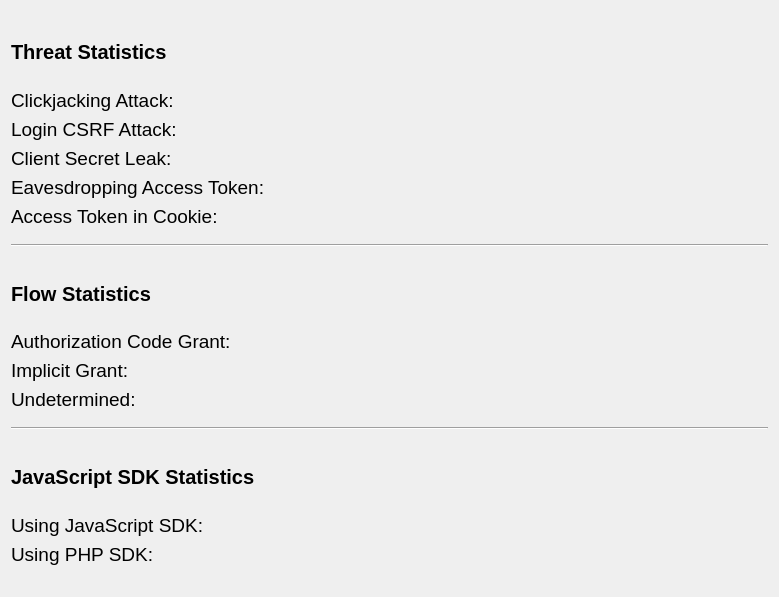
<?xml version="1.0" encoding="UTF-8"?>
<ui version="4.0">
 <class>AnalyzationStatistics</class>
 <widget class="QDialog" name="AnalyzationStatistics">
  <property name="geometry">
   <rect>
    <x>0</x>
    <y>0</y>
    <width>779</width>
    <height>597</height>
   </rect>
  </property>
  <property name="windowTitle">
   <string>Analyzation Statistics</string>
  </property>
  <layout class="QGridLayout" name="gridLayout">
   <item row="0" column="0">
    <layout class="QVBoxLayout" name="verticalLayout_4">
     <item>
      <spacer name="verticalSpacer_6">
       <property name="orientation">
        <enum>Qt::Vertical</enum>
       </property>
       <property name="sizeType">
        <enum>QSizePolicy::Fixed</enum>
       </property>
       <property name="sizeHint" stdset="0">
        <size>
         <width>20</width>
         <height>10</height>
        </size>
       </property>
      </spacer>
     </item>
     <item>
      <widget class="QLabel" name="labelThreatStatistics">
       <property name="sizePolicy">
        <sizepolicy hsizetype="Preferred" vsizetype="Preferred">
         <horstretch>0</horstretch>
         <verstretch>0</verstretch>
        </sizepolicy>
       </property>
       <property name="font">
        <font>
         <family>Ubuntu</family>
         <pointsize>15</pointsize>
         <weight>75</weight>
         <bold>true</bold>
        </font>
       </property>
       <property name="text">
        <string>Threat Statistics</string>
       </property>
      </widget>
     </item>
     <item>
      <layout class="QVBoxLayout" name="verticalLayout_3">
       <item>
        <layout class="QHBoxLayout" name="horizontalLayout_8">
         <item>
          <widget class="QLabel" name="labelDescriptionClickjacking">
           <property name="font">
            <font>
             <pointsize>14</pointsize>
            </font>
           </property>
           <property name="text">
            <string>Clickjacking Attack:</string>
           </property>
          </widget>
         </item>
         <item>
          <spacer name="horizontalSpacer_7">
           <property name="orientation">
            <enum>Qt::Horizontal</enum>
           </property>
           <property name="sizeType">
            <enum>QSizePolicy::Fixed</enum>
           </property>
           <property name="sizeHint" stdset="0">
            <size>
             <width>93</width>
             <height>20</height>
            </size>
           </property>
          </spacer>
         </item>
         <item>
          <widget class="QLabel" name="labelStatT1">
           <property name="sizePolicy">
            <sizepolicy hsizetype="MinimumExpanding" vsizetype="Fixed">
             <horstretch>0</horstretch>
             <verstretch>0</verstretch>
            </sizepolicy>
           </property>
           <property name="font">
            <font>
             <family>Ubuntu</family>
             <pointsize>12</pointsize>
            </font>
           </property>
           <property name="text">
            <string/>
           </property>
          </widget>
         </item>
        </layout>
       </item>
       <item>
        <layout class="QHBoxLayout" name="horizontalLayout_9">
         <item>
          <widget class="QLabel" name="labelDescriptionCsrf">
           <property name="font">
            <font>
             <pointsize>14</pointsize>
            </font>
           </property>
           <property name="text">
            <string>Login CSRF Attack:</string>
           </property>
          </widget>
         </item>
         <item>
          <spacer name="horizontalSpacer_6">
           <property name="orientation">
            <enum>Qt::Horizontal</enum>
           </property>
           <property name="sizeType">
            <enum>QSizePolicy::Fixed</enum>
           </property>
           <property name="sizeHint" stdset="0">
            <size>
             <width>98</width>
             <height>20</height>
            </size>
           </property>
          </spacer>
         </item>
         <item>
          <widget class="QLabel" name="labelStatT2">
           <property name="sizePolicy">
            <sizepolicy hsizetype="MinimumExpanding" vsizetype="Fixed">
             <horstretch>0</horstretch>
             <verstretch>0</verstretch>
            </sizepolicy>
           </property>
           <property name="font">
            <font>
             <family>Ubuntu</family>
             <pointsize>12</pointsize>
            </font>
           </property>
           <property name="text">
            <string/>
           </property>
          </widget>
         </item>
        </layout>
       </item>
       <item>
        <layout class="QHBoxLayout" name="horizontalLayout_10">
         <item>
          <widget class="QLabel" name="labelDescriptionSecretLeak">
           <property name="font">
            <font>
             <pointsize>14</pointsize>
            </font>
           </property>
           <property name="text">
            <string>Client Secret Leak:</string>
           </property>
          </widget>
         </item>
         <item>
          <spacer name="horizontalSpacer_5">
           <property name="orientation">
            <enum>Qt::Horizontal</enum>
           </property>
           <property name="sizeType">
            <enum>QSizePolicy::Fixed</enum>
           </property>
           <property name="sizeHint" stdset="0">
            <size>
             <width>100</width>
             <height>20</height>
            </size>
           </property>
          </spacer>
         </item>
         <item>
          <widget class="QLabel" name="labelStatT3">
           <property name="sizePolicy">
            <sizepolicy hsizetype="MinimumExpanding" vsizetype="Fixed">
             <horstretch>0</horstretch>
             <verstretch>0</verstretch>
            </sizepolicy>
           </property>
           <property name="font">
            <font>
             <family>Ubuntu</family>
             <pointsize>12</pointsize>
            </font>
           </property>
           <property name="text">
            <string/>
           </property>
          </widget>
         </item>
        </layout>
       </item>
       <item>
        <layout class="QHBoxLayout" name="horizontalLayout_11">
         <item>
          <widget class="QLabel" name="labelDescriptionTokenLeak">
           <property name="font">
            <font>
             <pointsize>14</pointsize>
            </font>
           </property>
           <property name="text">
            <string>Eavesdropping Access Token:</string>
           </property>
          </widget>
         </item>
         <item>
          <spacer name="horizontalSpacer_4">
           <property name="orientation">
            <enum>Qt::Horizontal</enum>
           </property>
           <property name="sizeType">
            <enum>QSizePolicy::Fixed</enum>
           </property>
           <property name="sizeHint" stdset="0">
            <size>
             <width>10</width>
             <height>20</height>
            </size>
           </property>
          </spacer>
         </item>
         <item>
          <widget class="QLabel" name="labelStatT4">
           <property name="sizePolicy">
            <sizepolicy hsizetype="MinimumExpanding" vsizetype="Fixed">
             <horstretch>0</horstretch>
             <verstretch>0</verstretch>
            </sizepolicy>
           </property>
           <property name="font">
            <font>
             <family>Ubuntu</family>
             <pointsize>12</pointsize>
            </font>
           </property>
           <property name="text">
            <string/>
           </property>
          </widget>
         </item>
        </layout>
       </item>
       <item>
        <layout class="QHBoxLayout" name="horizontalLayout_12">
         <item>
          <widget class="QLabel" name="labelDescriptionCookie">
           <property name="sizePolicy">
            <sizepolicy hsizetype="Fixed" vsizetype="Preferred">
             <horstretch>0</horstretch>
             <verstretch>0</verstretch>
            </sizepolicy>
           </property>
           <property name="font">
            <font>
             <pointsize>14</pointsize>
            </font>
           </property>
           <property name="text">
            <string>Access Token in Cookie:</string>
           </property>
          </widget>
         </item>
         <item>
          <spacer name="horizontalSpacer_12">
           <property name="orientation">
            <enum>Qt::Horizontal</enum>
           </property>
           <property name="sizeType">
            <enum>QSizePolicy::Fixed</enum>
           </property>
           <property name="sizeHint" stdset="0">
            <size>
             <width>60</width>
             <height>20</height>
            </size>
           </property>
          </spacer>
         </item>
         <item>
          <widget class="QLabel" name="labelStatT5">
           <property name="font">
            <font>
             <pointsize>12</pointsize>
            </font>
           </property>
           <property name="text">
            <string/>
           </property>
          </widget>
         </item>
        </layout>
       </item>
      </layout>
     </item>
     <item>
      <spacer name="verticalSpacer">
       <property name="orientation">
        <enum>Qt::Vertical</enum>
       </property>
       <property name="sizeType">
        <enum>QSizePolicy::Fixed</enum>
       </property>
       <property name="sizeHint" stdset="0">
        <size>
         <width>20</width>
         <height>10</height>
        </size>
       </property>
      </spacer>
     </item>
     <item>
      <widget class="Line" name="line">
       <property name="orientation">
        <enum>Qt::Horizontal</enum>
       </property>
      </widget>
     </item>
     <item>
      <spacer name="verticalSpacer_2">
       <property name="orientation">
        <enum>Qt::Vertical</enum>
       </property>
       <property name="sizeType">
        <enum>QSizePolicy::Fixed</enum>
       </property>
       <property name="sizeHint" stdset="0">
        <size>
         <width>20</width>
         <height>10</height>
        </size>
       </property>
      </spacer>
     </item>
     <item>
      <widget class="QLabel" name="labelFlowStatisitcs">
       <property name="font">
        <font>
         <pointsize>15</pointsize>
         <weight>75</weight>
         <bold>true</bold>
        </font>
       </property>
       <property name="text">
        <string>Flow Statistics</string>
       </property>
      </widget>
     </item>
     <item>
      <layout class="QVBoxLayout" name="verticalLayout">
       <item>
        <layout class="QHBoxLayout" name="horizontalLayout_2">
         <item>
          <widget class="QLabel" name="labelDescriptionCodeFlow">
           <property name="sizePolicy">
            <sizepolicy hsizetype="Fixed" vsizetype="Fixed">
             <horstretch>0</horstretch>
             <verstretch>0</verstretch>
            </sizepolicy>
           </property>
           <property name="font">
            <font>
             <pointsize>14</pointsize>
             <weight>50</weight>
             <bold>false</bold>
            </font>
           </property>
           <property name="text">
            <string>Authorization Code Grant:</string>
           </property>
          </widget>
         </item>
         <item>
          <spacer name="horizontalSpacer">
           <property name="orientation">
            <enum>Qt::Horizontal</enum>
           </property>
           <property name="sizeType">
            <enum>QSizePolicy::Fixed</enum>
           </property>
           <property name="sizeHint" stdset="0">
            <size>
             <width>10</width>
             <height>20</height>
            </size>
           </property>
          </spacer>
         </item>
         <item>
          <widget class="QLabel" name="labelCodeFlow">
           <property name="sizePolicy">
            <sizepolicy hsizetype="Preferred" vsizetype="Fixed">
             <horstretch>0</horstretch>
             <verstretch>0</verstretch>
            </sizepolicy>
           </property>
           <property name="font">
            <font>
             <pointsize>12</pointsize>
            </font>
           </property>
           <property name="text">
            <string/>
           </property>
          </widget>
         </item>
        </layout>
       </item>
       <item>
        <layout class="QHBoxLayout" name="horizontalLayout">
         <item>
          <widget class="QLabel" name="labelDescriptionImplicitFlow">
           <property name="sizePolicy">
            <sizepolicy hsizetype="Fixed" vsizetype="Fixed">
             <horstretch>0</horstretch>
             <verstretch>0</verstretch>
            </sizepolicy>
           </property>
           <property name="font">
            <font>
             <pointsize>14</pointsize>
             <weight>50</weight>
             <bold>false</bold>
            </font>
           </property>
           <property name="text">
            <string>Implicit Grant:</string>
           </property>
          </widget>
         </item>
         <item>
          <spacer name="horizontalSpacer_2">
           <property name="orientation">
            <enum>Qt::Horizontal</enum>
           </property>
           <property name="sizeType">
            <enum>QSizePolicy::Fixed</enum>
           </property>
           <property name="sizeHint" stdset="0">
            <size>
             <width>115</width>
             <height>20</height>
            </size>
           </property>
          </spacer>
         </item>
         <item>
          <widget class="QLabel" name="labelImplicitFlow">
           <property name="sizePolicy">
            <sizepolicy hsizetype="Preferred" vsizetype="Fixed">
             <horstretch>0</horstretch>
             <verstretch>0</verstretch>
            </sizepolicy>
           </property>
           <property name="font">
            <font>
             <pointsize>12</pointsize>
            </font>
           </property>
           <property name="text">
            <string/>
           </property>
          </widget>
         </item>
        </layout>
       </item>
       <item>
        <layout class="QHBoxLayout" name="horizontalLayout_3">
         <item>
          <widget class="QLabel" name="labelDescriptionFlowUndetermined">
           <property name="sizePolicy">
            <sizepolicy hsizetype="Fixed" vsizetype="Fixed">
             <horstretch>0</horstretch>
             <verstretch>0</verstretch>
            </sizepolicy>
           </property>
           <property name="font">
            <font>
             <pointsize>14</pointsize>
            </font>
           </property>
           <property name="text">
            <string>Undetermined:</string>
           </property>
          </widget>
         </item>
         <item>
          <spacer name="horizontalSpacer_3">
           <property name="orientation">
            <enum>Qt::Horizontal</enum>
           </property>
           <property name="sizeType">
            <enum>QSizePolicy::Fixed</enum>
           </property>
           <property name="sizeHint" stdset="0">
            <size>
             <width>108</width>
             <height>20</height>
            </size>
           </property>
          </spacer>
         </item>
         <item>
          <widget class="QLabel" name="labelFlowUndetermined">
           <property name="sizePolicy">
            <sizepolicy hsizetype="Preferred" vsizetype="Fixed">
             <horstretch>0</horstretch>
             <verstretch>0</verstretch>
            </sizepolicy>
           </property>
           <property name="font">
            <font>
             <pointsize>12</pointsize>
            </font>
           </property>
           <property name="text">
            <string/>
           </property>
          </widget>
         </item>
        </layout>
       </item>
      </layout>
     </item>
     <item>
      <spacer name="verticalSpacer_3">
       <property name="orientation">
        <enum>Qt::Vertical</enum>
       </property>
       <property name="sizeType">
        <enum>QSizePolicy::Fixed</enum>
       </property>
       <property name="sizeHint" stdset="0">
        <size>
         <width>20</width>
         <height>10</height>
        </size>
       </property>
      </spacer>
     </item>
     <item>
      <widget class="Line" name="line_2">
       <property name="orientation">
        <enum>Qt::Horizontal</enum>
       </property>
      </widget>
     </item>
     <item>
      <spacer name="verticalSpacer_5">
       <property name="orientation">
        <enum>Qt::Vertical</enum>
       </property>
       <property name="sizeType">
        <enum>QSizePolicy::Fixed</enum>
       </property>
       <property name="sizeHint" stdset="0">
        <size>
         <width>20</width>
         <height>10</height>
        </size>
       </property>
      </spacer>
     </item>
     <item>
      <widget class="QLabel" name="labelSdkStatistics">
       <property name="font">
        <font>
         <pointsize>15</pointsize>
         <weight>75</weight>
         <bold>true</bold>
        </font>
       </property>
       <property name="text">
        <string>JavaScript SDK Statistics</string>
       </property>
      </widget>
     </item>
     <item>
      <layout class="QVBoxLayout" name="verticalLayout_2">
       <item>
        <layout class="QHBoxLayout" name="horizontalLayout_5">
         <item>
          <widget class="QLabel" name="labelJSSdk">
           <property name="sizePolicy">
            <sizepolicy hsizetype="Fixed" vsizetype="Fixed">
             <horstretch>0</horstretch>
             <verstretch>0</verstretch>
            </sizepolicy>
           </property>
           <property name="font">
            <font>
             <pointsize>14</pointsize>
            </font>
           </property>
           <property name="text">
            <string>Using JavaScript SDK:</string>
           </property>
          </widget>
         </item>
         <item>
          <spacer name="horizontalSpacer_8">
           <property name="orientation">
            <enum>Qt::Horizontal</enum>
           </property>
           <property name="sizeType">
            <enum>QSizePolicy::Fixed</enum>
           </property>
           <property name="sizeHint" stdset="0">
            <size>
             <width>10</width>
             <height>20</height>
            </size>
           </property>
          </spacer>
         </item>
         <item>
          <widget class="QLabel" name="labelPercentJSSdk">
           <property name="sizePolicy">
            <sizepolicy hsizetype="Preferred" vsizetype="Fixed">
             <horstretch>0</horstretch>
             <verstretch>0</verstretch>
            </sizepolicy>
           </property>
           <property name="font">
            <font>
             <pointsize>12</pointsize>
            </font>
           </property>
           <property name="text">
            <string/>
           </property>
          </widget>
         </item>
        </layout>
       </item>
       <item>
        <layout class="QHBoxLayout" name="horizontalLayout_6">
         <item>
          <widget class="QLabel" name="labelPHPSdk">
           <property name="sizePolicy">
            <sizepolicy hsizetype="Fixed" vsizetype="Fixed">
             <horstretch>0</horstretch>
             <verstretch>0</verstretch>
            </sizepolicy>
           </property>
           <property name="font">
            <font>
             <pointsize>14</pointsize>
            </font>
           </property>
           <property name="text">
            <string>Using PHP SDK:</string>
           </property>
          </widget>
         </item>
         <item>
          <spacer name="horizontalSpacer_9">
           <property name="orientation">
            <enum>Qt::Horizontal</enum>
           </property>
           <property name="sizeType">
            <enum>QSizePolicy::Fixed</enum>
           </property>
           <property name="sizeHint" stdset="0">
            <size>
             <width>65</width>
             <height>20</height>
            </size>
           </property>
          </spacer>
         </item>
         <item>
          <widget class="QLabel" name="labelPercentPHPSdk">
           <property name="sizePolicy">
            <sizepolicy hsizetype="Preferred" vsizetype="Fixed">
             <horstretch>0</horstretch>
             <verstretch>0</verstretch>
            </sizepolicy>
           </property>
           <property name="font">
            <font>
             <pointsize>12</pointsize>
            </font>
           </property>
           <property name="text">
            <string/>
           </property>
          </widget>
         </item>
        </layout>
       </item>
       <item>
        <spacer name="verticalSpacer_4">
         <property name="orientation">
          <enum>Qt::Vertical</enum>
         </property>
         <property name="sizeType">
          <enum>QSizePolicy::Fixed</enum>
         </property>
         <property name="sizeHint" stdset="0">
          <size>
           <width>20</width>
           <height>10</height>
          </size>
         </property>
        </spacer>
       </item>
      </layout>
     </item>
    </layout>
   </item>
   <item row="1" column="0">
    <spacer name="verticalSpacer_7">
     <property name="orientation">
      <enum>Qt::Vertical</enum>
     </property>
     <property name="sizeType">
      <enum>QSizePolicy::Fixed</enum>
     </property>
     <property name="sizeHint" stdset="0">
      <size>
       <width>20</width>
       <height>10</height>
      </size>
     </property>
    </spacer>
   </item>
  </layout>
 </widget>
 <resources/>
 <connections/>
</ui>
